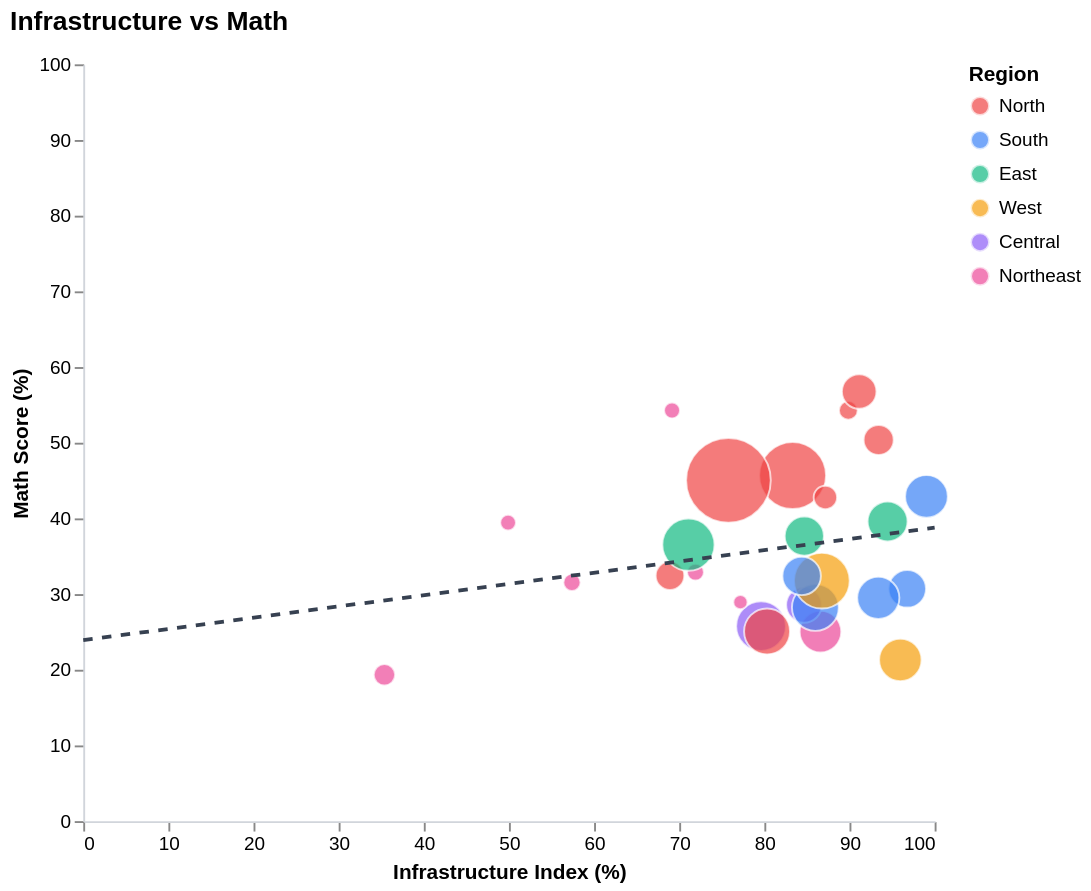

Specify this chart in Vega-Lite:
### Vega-Lite specification from a JSON file in a GitHub repository (floating-point values rounded to 4 significant figures)
{"config": {"view": {"continuousWidth": 300, "continuousHeight": 300, "strokeWidth": 0}, "axis": {"domainColor": "#d1d5db", "grid": false}}, "layer": [{"data": {"name": "data-ce30f48819bbb4fa874f3d587c560b28"}, "mark": {"type": "circle", "opacity": 0.7, "stroke": "white", "strokeWidth": 1}, "encoding": {"color": {"field": "Region", "legend": {"direction": "vertical", "orient": "right", "symbolSize": 100, "title": "Region"}, "scale": {"domain": ["North", "South", "East", "West", "Central", "Northeast"], "range": ["#ef4444", "#3b82f6", "#10b981", "#f59e0b", "#8b5cf6", "#ec4899"]}, "type": "nominal"}, "opacity": {"condition": {"param": "param_6", "value": 0.7}, "value": 0.1}, "size": {"field": "enrollment_millions", "legend": null, "scale": {"range": [50, 2000]}, "type": "quantitative"}, "tooltip": [{"field": "state", "title": "State", "type": "nominal"}, {"field": "infrastructure_index", "format": ".1f", "title": "Infrastructure Index (%)", "type": "quantitative"}, {"field": "math_score", "format": ".1f", "title": "Math Score (%)", "type": "quantitative"}, {"field": "total_students", "format": ",", "title": "Total Students", "type": "quantitative"}], "x": {"field": "infrastructure_index", "scale": {"domain": [0, 100]}, "title": "Infrastructure Index (%)", "type": "quantitative"}, "y": {"field": "math_score", "scale": {"domain": [0, 100]}, "title": "Math Score (%)", "type": "quantitative"}}, "name": "view_6"}, {"data": {"name": "data-47aabff11a00c38830759f90979ee0d1"}, "mark": {"type": "line", "color": "#374151", "size": 2, "strokeDash": [5, 5]}, "encoding": {"x": {"field": "infrastructure_index", "type": "quantitative"}, "y": {"field": "math_score", "type": "quantitative"}}}], "height": 400, "params": [{"name": "param_6", "select": {"type": "point", "fields": ["Region"]}, "bind": "legend", "views": ["view_6"]}], "title": {"text": "Infrastructure vs Math", "fontSize": 14, "anchor": "start", "offset": 10}, "width": 450, "$schema": "https://vega.github.io/schema/vega-lite/v5.20.1.json", "datasets": {"data-ce30f48819bbb4fa874f3d587c560b28": [{"state": "Andhra Pradesh", "pct_electricity_functional": 99.65, "pct_internet": 99.04, "pct_library": 99.95, "pct_girls_toilets": 97.51, "num_schools": 61317, "infrastructure_index": 99.04, "State": "Andhra Pradesh", "reading_score": 36.53, "math_score": 42.9, "Region": "South", "total_students": 16068910, "enrollment_millions": 16.07}, {"state": "Arunachal Pradesh", "pct_electricity_functional": 62.34, "pct_internet": 33.63, "pct_library": 30.29, "pct_girls_toilets": 73.34, "num_schools": 3229, "infrastructure_index": 49.9, "State": "Arunachal Pradesh", "reading_score": 45.47, "math_score": 39.43, "Region": "Northeast", "total_students": 656615, "enrollment_millions": 0.6566}, {"state": "Assam", "pct_electricity_functional": 88.8, "pct_internet": 87.19, "pct_library": 81.69, "pct_girls_toilets": 88.67, "num_schools": 55283, "infrastructure_index": 86.59, "State": "Assam", "reading_score": 40.8, "math_score": 25.03, "Region": "Northeast", "total_students": 15142490, "enrollment_millions": 15.14}, {"state": "Bihar", "pct_electricity_functional": 97.07, "pct_internet": 84.84, "pct_library": 53.63, "pct_girls_toilets": 97.73, "num_schools": 94339, "infrastructure_index": 83.32, "State": "Bihar", "reading_score": 47.5, "math_score": 45.67, "Region": "North", "total_students": 41997243, "enrollment_millions": 42.0}, {"state": "Chhattisgarh", "pct_electricity_functional": 90.94, "pct_internet": 64.28, "pct_library": 95.92, "pct_girls_toilets": 87.47, "num_schools": 56802, "infrastructure_index": 84.65, "State": "Chhattisgarh", "reading_score": 51.8, "math_score": 28.57, "Region": "Central", "total_students": 10660317, "enrollment_millions": 10.66}, {"state": "Gujarat", "pct_electricity_functional": 99.89, "pct_internet": 96.55, "pct_library": 93.68, "pct_girls_toilets": 93.76, "num_schools": 53355, "infrastructure_index": 95.97, "State": "Gujarat", "reading_score": 49.33, "math_score": 21.3, "Region": "West", "total_students": 15822125, "enrollment_millions": 15.82}, {"state": "Haryana", "pct_electricity_functional": 99.95, "pct_internet": 78.91, "pct_library": 96.97, "pct_girls_toilets": 97.86, "num_schools": 23494, "infrastructure_index": 93.42, "State": "Haryana", "reading_score": 63.4, "math_score": 50.37, "Region": "North", "total_students": 7077644, "enrollment_millions": 7.078}, {"state": "Himachal Pradesh", "pct_electricity_functional": 99.04, "pct_internet": 63.54, "pct_library": 98.1, "pct_girls_toilets": 98.77, "num_schools": 17330, "infrastructure_index": 89.86, "State": "Himachal Pradesh", "reading_score": 70.07, "math_score": 54.27, "Region": "North", "total_students": 1665194, "enrollment_millions": 1.665}, {"state": "Jammu and Kashmir", "pct_electricity_functional": 87.19, "pct_internet": 49.12, "pct_library": 55.75, "pct_girls_toilets": 83.6, "num_schools": 24192, "infrastructure_index": 68.91, "State": "Jammu and Kashmir", "reading_score": 37.6, "math_score": 32.43, "Region": "North", "total_students": 6240962, "enrollment_millions": 6.241}, {"state": "Jharkhand", "pct_electricity_functional": 92.65, "pct_internet": 57.95, "pct_library": 92.89, "pct_girls_toilets": 95.29, "num_schools": 44376, "infrastructure_index": 84.69, "State": "Jharkhand", "reading_score": 44.8, "math_score": 37.67, "Region": "East", "total_students": 13280523, "enrollment_millions": 13.28}, {"state": "Karnataka", "pct_electricity_functional": 98.28, "pct_internet": 50.66, "pct_library": 97.34, "pct_girls_toilets": 97.68, "num_schools": 74859, "infrastructure_index": 85.99, "State": "Karnataka", "reading_score": 37.33, "math_score": 28.23, "Region": "South", "total_students": 19685263, "enrollment_millions": 19.69}, {"state": "Kerala", "pct_electricity_functional": 99.75, "pct_internet": 91.65, "pct_library": 96.61, "pct_girls_toilets": 99.12, "num_schools": 15757, "infrastructure_index": 96.78, "State": "Kerala", "reading_score": 65.37, "math_score": 30.7, "Region": "South", "total_students": 12058210, "enrollment_millions": 12.06}, {"state": "Madhya Pradesh", "pct_electricity_functional": 87.79, "pct_internet": 45.75, "pct_library": 97.72, "pct_girls_toilets": 87.18, "num_schools": 122120, "infrastructure_index": 79.61, "State": "Madhya Pradesh", "reading_score": 43.13, "math_score": 25.77, "Region": "Central", "total_students": 22444915, "enrollment_millions": 22.44}, {"state": "Maharashtra", "pct_electricity_functional": 88.87, "pct_internet": 72.13, "pct_library": 93.37, "pct_girls_toilets": 92.63, "num_schools": 108250, "infrastructure_index": 86.75, "State": "Maharashtra", "reading_score": 56.93, "math_score": 31.77, "Region": "West", "total_students": 28599071, "enrollment_millions": 28.6}, {"state": "Meghalaya", "pct_electricity_functional": 28.07, "pct_internet": 26.45, "pct_library": 18.56, "pct_girls_toilets": 68.42, "num_schools": 14587, "infrastructure_index": 35.38, "State": "Meghalaya", "reading_score": 45.87, "math_score": 19.33, "Region": "Northeast", "total_students": 2719888, "enrollment_millions": 2.72}, {"state": "Mizoram", "pct_electricity_functional": 80.35, "pct_internet": 64.92, "pct_library": 53.47, "pct_girls_toilets": 77.88, "num_schools": 3974, "infrastructure_index": 69.16, "State": "Mizoram", "reading_score": 62.6, "math_score": 54.27, "Region": "Northeast", "total_students": 713852, "enrollment_millions": 0.7139}, {"state": "Nagaland", "pct_electricity_functional": 78.18, "pct_internet": 58.98, "pct_library": 69.96, "pct_girls_toilets": 80.51, "num_schools": 2750, "infrastructure_index": 71.91, "State": "Nagaland", "reading_score": 49.7, "math_score": 32.9, "Region": "Northeast", "total_students": 1013046, "enrollment_millions": 1.013}, {"state": "Odisha", "pct_electricity_functional": 96.91, "pct_internet": 83.79, "pct_library": 99.8, "pct_girls_toilets": 97.38, "num_schools": 61565, "infrastructure_index": 94.47, "State": "Odisha", "reading_score": 58.73, "math_score": 39.6, "Region": "East", "total_students": 13839489, "enrollment_millions": 13.84}, {"state": "Punjab", "pct_electricity_functional": 99.93, "pct_internet": 88.89, "pct_library": 78.59, "pct_girls_toilets": 97.14, "num_schools": 27281, "infrastructure_index": 91.14, "State": "Punjab", "reading_score": 61.77, "math_score": 56.77, "Region": "North", "total_students": 9927377, "enrollment_millions": 9.927}, {"state": "Rajasthan", "pct_electricity_functional": 91.32, "pct_internet": 69.95, "pct_library": 74.13, "pct_girls_toilets": 85.86, "num_schools": 106302, "infrastructure_index": 80.32, "State": "Rajasthan", "reading_score": 45.1, "math_score": 25.07, "Region": "North", "total_students": 18880521, "enrollment_millions": 18.88}, {"state": "Sikkim", "pct_electricity_functional": 97.03, "pct_internet": 51.65, "pct_library": 69.4, "pct_girls_toilets": 90.68, "num_schools": 1245, "infrastructure_index": 77.19, "State": "Sikkim", "reading_score": 53.47, "math_score": 28.93, "Region": "Northeast", "total_students": 215667, "enrollment_millions": 0.2157}, {"state": "Tamil Nadu", "pct_electricity_functional": 99.59, "pct_internet": 84.94, "pct_library": 96.38, "pct_girls_toilets": 92.62, "num_schools": 57935, "infrastructure_index": 93.38, "State": "Tamil Nadu", "reading_score": 37.27, "math_score": 29.5, "Region": "South", "total_students": 15650008, "enrollment_millions": 15.65}, {"state": "Telangana", "pct_electricity_functional": 95.15, "pct_internet": 63.28, "pct_library": 87.71, "pct_girls_toilets": 91.38, "num_schools": 43154, "infrastructure_index": 84.38, "State": "Telangana", "reading_score": 31.4, "math_score": 32.4, "Region": "South", "total_students": 12720153, "enrollment_millions": 12.72}, {"state": "Tripura", "pct_electricity_functional": 79.95, "pct_internet": 41.65, "pct_library": 33.2, "pct_girls_toilets": 74.79, "num_schools": 4943, "infrastructure_index": 57.4, "State": "Tripura", "reading_score": 43.47, "math_score": 31.53, "Region": "Northeast", "total_students": 1117574, "enrollment_millions": 1.118}, {"state": "Uttar Pradesh", "pct_electricity_functional": 86.03, "pct_internet": 45.92, "pct_library": 78.49, "pct_girls_toilets": 92.69, "num_schools": 262358, "infrastructure_index": 75.78, "State": "Uttar Pradesh", "reading_score": 55.27, "math_score": 45.03, "Region": "North", "total_students": 68380027, "enrollment_millions": 68.38}, {"state": "Uttarakhand", "pct_electricity_functional": 94.3, "pct_internet": 72.31, "pct_library": 91.85, "pct_girls_toilets": 90.18, "num_schools": 22452, "infrastructure_index": 87.16, "State": "Uttarakhand", "reading_score": 61.83, "math_score": 42.77, "Region": "North", "total_students": 3599643, "enrollment_millions": 3.6}, {"state": "West Bengal", "pct_electricity_functional": 97.1, "pct_internet": 18.61, "pct_library": 69.96, "pct_girls_toilets": 98.66, "num_schools": 93715, "infrastructure_index": 71.08, "State": "West Bengal", "reading_score": 54.07, "math_score": 36.53, "Region": "East", "total_students": 24855325, "enrollment_millions": 24.86}], "data-47aabff11a00c38830759f90979ee0d1": [{"infrastructure_index": 0, "math_score": 23.91}, {"infrastructure_index": 100, "math_score": 38.77}]}}
